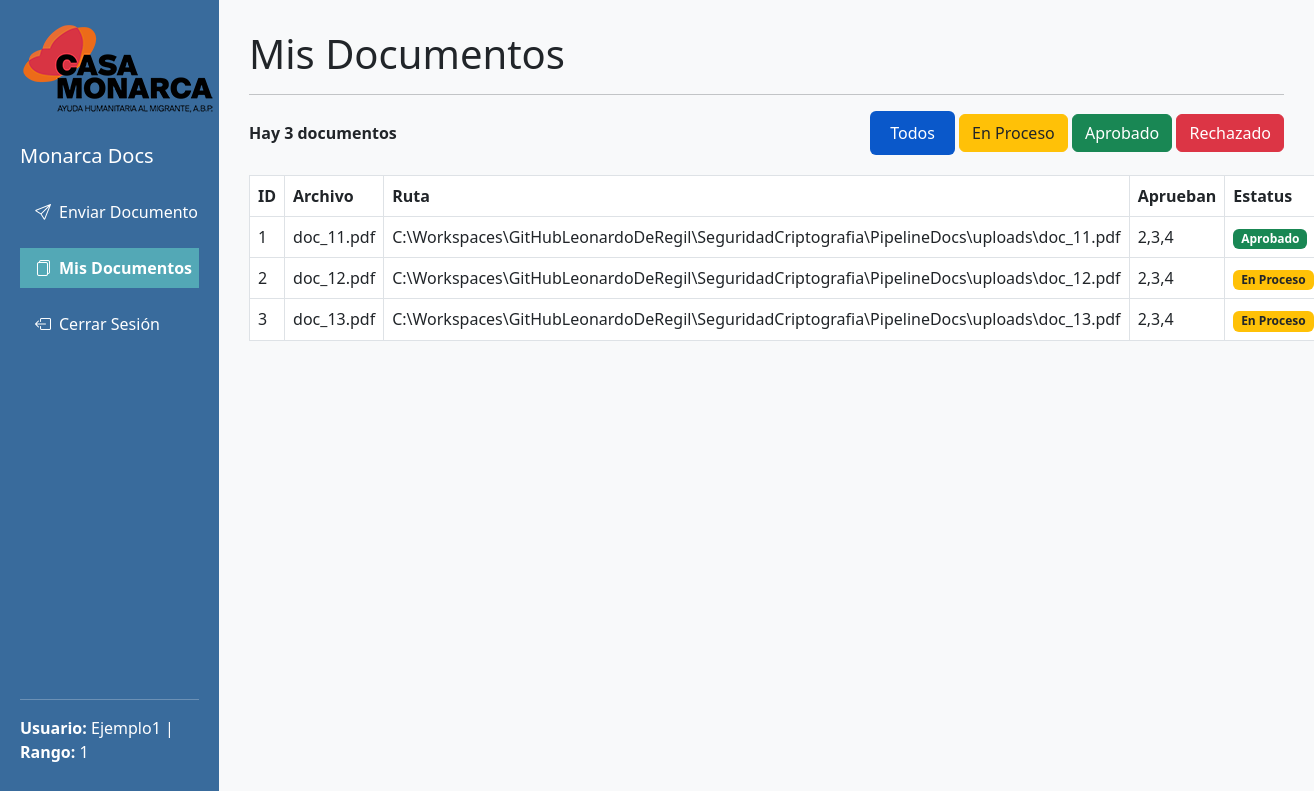
The page /mis_documentos (signed in) on the database its author committed.
### app.py (models this page shows)
class User(db.Model):
    id = db.Column(db.Integer, primary_key=True)
    username = db.Column(db.String(80), unique=True)
    password = db.Column(db.String(200))  # deja espacio para el hash
    rank = db.Column(db.Integer)
    admin = db.Column(db.Boolean)

class Document(db.Model):
    id = db.Column(db.Integer, primary_key=True)
    filename = db.Column(db.String(255))
    filepath = db.Column(db.String(255))
    sender_id = db.Column(db.Integer)
    current_approver = db.Column(db.Integer)
    status = db.Column(db.String(20))  # pending, approved, rejected
    approvers = db.Column(db.String(255))  # IDs separados por comas
    category = db.Column(db.String(255))

### app.py (the view)
@app.route("/mis_documentos", methods=["GET"])
@login_required
def mis_documentos():
    user = User.query.get(session["user_id"])
    estatus = request.args.get(
        "estatus", "todos"
    )  # Obtener el estatus de los parámetros de consulta
    query = Document.query.filter_by(
        sender_id=session["user_id"]
    )  # Filtrar por usuario actual
    if estatus == "enproceso":
        query = query.filter_by(status="pending")
    elif estatus == "aprobado":
        query = query.filter_by(status="approved")
    elif estatus == "rechazado":
        query = query.filter_by(status="rejected")
    documentos = query.all()  # Filtrar los documentos según el estatus
    return render_template("mis_documentos.html", user=user, documentos=documentos)

### app.py (called while the page is built)
def login_required(f):
    @wraps(f)
    def decorated(*args, **kwargs):
        if "user_id" not in session:
            return redirect(url_for("login"))
        return f(*args, **kwargs)
    return decorated

### templates/mis_documentos.html (shortened to what this page needs)
<!DOCTYPE html>
<html lang="es">
<head>
    <link href="https://cdn.jsdelivr.net/npm/bootstrap@5.3.0/dist/css/bootstrap.min.css" rel="stylesheet">
    <link rel="stylesheet" href="https://cdn.jsdelivr.net/npm/bootstrap-icons@1.10.0/font/bootstrap-icons.css">
    <link rel="stylesheet" type="text/css" href="{{ url_for('static', filename='style.css') }}">
</head>
<body>
    <div class="container-fluid">
        <div class="row">
            <div class="col-md-3 col-lg-2 sidebar d-flex flex-column" style="height: 100vh;">
                <a href="/dashboard"><img src="{{ url_for('static', filename='Logo-Monarca-Home.png') }}" alt="Logo"
                        class="logo mb-4"></a>
                <h5 class="mb-4"><a href="/dashboard" class="link-dashboard">Monarca Docs</a></h5>
                <nav class="nav flex-column">
                    <ul class="navbar-nav">
                        <li class="nav-item">
                            <a href="/enviar_documento" class="nav-link text-white mb-3">
                                <i class="bi bi-send me-2"></i>Enviar Documento
                            </a>
                        </li>
                        <li class="nav-item">
                            <a href="/mis_documentos" class="nav-link active mb-3">
                                <i class="bi bi-files me-2"></i>Mis Documentos
                            </a>
                        </li>
                        <li class="nav-item">
                            <a href="/logout" class="nav-link text-white">
                                <i class="bi bi-box-arrow-left me-2"></i>Cerrar Sesión
                            </a>
                        </li>
                    </ul>
                </nav>
                <div class="mt-auto text-white">
                    <hr>
                    <p>
                        <strong>Usuario:</strong> {{ user.username }}
                        |
                        <strong>Rango:</strong> {{ user.rank }}
                    </p>
                </div>
            </div>
            <div class="col-md-9 col-lg-10 main-content">
                <h1>Mis Documentos</h1>
                <hr>
                <div class="d-flex justify-content-between align-items-center mb-3">
                    <div>
                        <strong>Hay {{ documentos|length }} documentos</strong>
                    </div>
                    <div class="text-end">
                        <a href="/mis_documentos?estatus=todos"
                            class="btn btn-primary {% if request.args.get('estatus') == 'todos' or not request.args.get('estatus') %}active{% endif %}">Todos</a>
                        <a href="/mis_documentos?estatus=enproceso"
                            class="btn btn-warning text-dark {% if request.args.get('estatus') == 'enproceso' %}active{% endif %}">En
                            Proceso</a>
                        <a href="/mis_documentos?estatus=aprobado"
                            class="btn btn-success {% if request.args.get('estatus') == 'aprobado' %}active{% endif %}">Aprobado</a>
                        <a href="/mis_documentos?estatus=rechazado"
                            class="btn btn-danger {% if request.args.get('estatus') == 'rechazado' %}active{% endif %}">Rechazado</a>
                    </div>
                </div>
                {% if documentos %}
                <table class="table table-hover table-bordered tabla-documentos">
                    <thead>
                        <tr>
                            <th>ID</th>
                            <th>Archivo</th>
                            <th>Ruta</th>
                            <th>Aprueban</th>
                            <th>Estatus</th>
                        </tr>
                    </thead>
                    {% for documento in documentos %}
                    <tr>
                        <td>{{ documento.id }}</td>
                        <td>{{ documento.filename }}</td>
                        <td>{{ documento.filepath }}</td>
                        <td>{{ documento.approvers }}</td>
                        <td>
                            {% if documento.status == "approved" %}
                            <span class="badge bg-success">Aprobado</span>
                            {% elif documento.status == "pending" %}
                            <span class="badge bg-warning text-dark">En Proceso</span>
                            {% elif documento.status == "rejected" %}
                            <span class="badge bg-danger">Rechazado</span>
                            {% endif %}
                        </td>
                    </tr>
                    {% endfor %}
                </table>
                {% else %}
                <p class="mt-4">No hay documentos disponibles.</p>
                {% endif %}
            </div>
        </div>
    </div>
</body>
</html>

### static/style.css (style rules this page uses)
:root { --main-color: #396b9c; --accent-color: #3498db; }
body { background: linear-gradient(135deg, #f8f9fa 0%, #e9ecef 100%); min-height: 100vh; display: flex; align-items: center; }
.sidebar { background: var(--main-color); min-height: 100vh; color: white; padding: 20px; }
.main-content { background: #f8f9fa; min-height: 100vh; padding: 30px; }
.btn-primary { background-color: var(--accent-color); border: none; padding: 10px 20px; }
.link-dashboard { color: white; text-decoration: none; }
.tabla-documentos { margin-top: 20px; }
.nav-link { padding-left: 15px; }
.nav-link.active { color: white !important; font-weight: bold; padding-left: 15px; background-color: #53a8b6; }

### rows shown on the page
User: username "Ejemplo1", rank "1"
Document: id "1", filename "doc_11.pdf", filepath "C:\\Workspaces\\GitHubLeonardoDeRegil\\SeguridadCriptografia\\PipelineDocs\\uploads\\doc_11.pdf", approvers "2,3,4", status "Aprobado"
Document: id "2", filename "doc_12.pdf", filepath "C:\\Workspaces\\GitHubLeonardoDeRegil\\SeguridadCriptografia\\PipelineDocs\\uploads\\doc_12.pdf", approvers "2,3,4", status "En Proceso"
Document: id "3", filename "doc_13.pdf", filepath "C:\\Workspaces\\GitHubLeonardoDeRegil\\SeguridadCriptografia\\PipelineDocs\\uploads\\doc_13.pdf", approvers "2,3,4", status "En Proceso"

### other values the page prints
{{ documentos|length }} "3"
